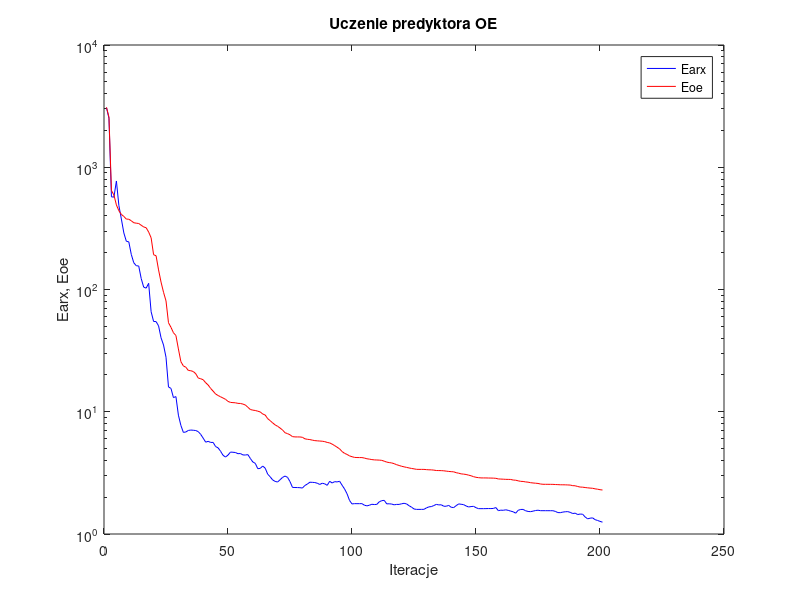
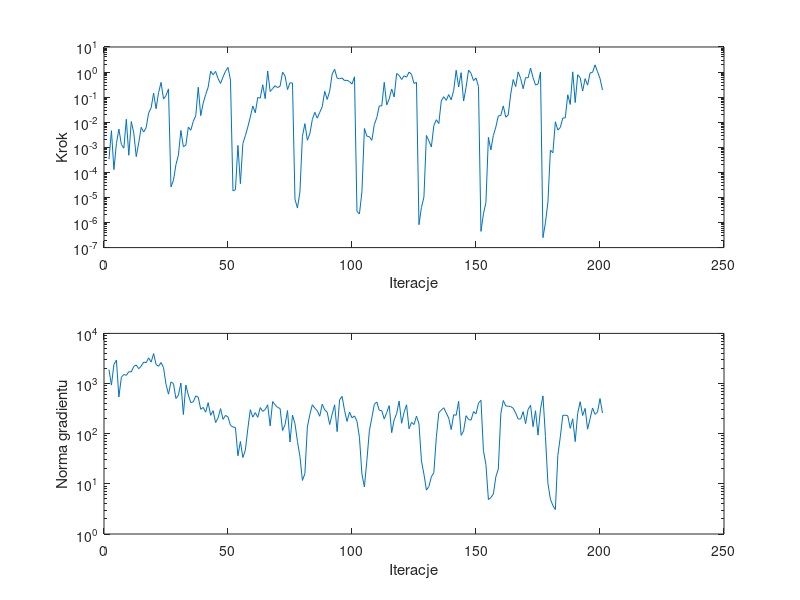

Write the MATLAB code that produced these figures, in order.
%uczenie predyktora oe
clear all;
n=0; farx(n+1)=3.072153e+003; foe(n+1)=3.093162e+003; wspucz(n+1)=0.000000e+000; ng(n+1)=0.000000e+000;
%odnowa zmiennej metryki
n=1; farx(n+1)=2.513825e+003; foe(n+1)=2.573178e+003; krok(n+1)=3.347436e-004; ng(n+1)=1.892290e+003;
n=2; farx(n+1)=5.728472e+002; foe(n+1)=6.452961e+002; krok(n+1)=4.600741e-003; ng(n+1)=9.311419e+002;
n=3; farx(n+1)=5.696752e+002; foe(n+1)=5.926027e+002; krok(n+1)=1.285898e-004; ng(n+1)=2.402085e+003;
n=4; farx(n+1)=7.721339e+002; foe(n+1)=4.918040e+002; krok(n+1)=1.413789e-003; ng(n+1)=2.929257e+003;
n=5; farx(n+1)=4.860917e+002; foe(n+1)=4.406990e+002; krok(n+1)=5.294040e-003; ng(n+1)=5.398039e+002;
n=6; farx(n+1)=3.771995e+002; foe(n+1)=4.112818e+002; krok(n+1)=1.296700e-003; ng(n+1)=1.336027e+003;
n=7; farx(n+1)=2.903269e+002; foe(n+1)=3.958701e+002; krok(n+1)=9.232346e-004; ng(n+1)=1.517069e+003;
n=8; farx(n+1)=2.481927e+002; foe(n+1)=3.766077e+002; krok(n+1)=1.309062e-002; ng(n+1)=1.458785e+003;
n=9; farx(n+1)=2.452486e+002; foe(n+1)=3.758495e+002; krok(n+1)=4.814228e-004; ng(n+1)=1.722922e+003;
n=10; farx(n+1)=1.937282e+002; foe(n+1)=3.648850e+002; krok(n+1)=1.064021e-002; ng(n+1)=1.702699e+003;
n=11; farx(n+1)=1.655140e+002; foe(n+1)=3.517470e+002; krok(n+1)=3.762825e-003; ng(n+1)=2.198431e+003;
n=12; farx(n+1)=1.566256e+002; foe(n+1)=3.487489e+002; krok(n+1)=4.251583e-004; ng(n+1)=2.345724e+003;
n=13; farx(n+1)=1.556225e+002; foe(n+1)=3.467139e+002; krok(n+1)=1.494263e-003; ng(n+1)=1.978012e+003;
n=14; farx(n+1)=1.230000e+002; foe(n+1)=3.354506e+002; krok(n+1)=6.256921e-003; ng(n+1)=2.233718e+003;
n=15; farx(n+1)=1.045526e+002; foe(n+1)=3.249623e+002; krok(n+1)=4.055547e-003; ng(n+1)=2.684395e+003;
n=16; farx(n+1)=1.025885e+002; foe(n+1)=3.199735e+002; krok(n+1)=6.099924e-003; ng(n+1)=2.593867e+003;
n=17; farx(n+1)=1.123604e+002; foe(n+1)=2.951443e+002; krok(n+1)=2.340953e-002; ng(n+1)=3.257208e+003;
n=18; farx(n+1)=6.579115e+001; foe(n+1)=2.649312e+002; krok(n+1)=3.715822e-002; ng(n+1)=2.671663e+003;
n=19; farx(n+1)=5.477540e+001; foe(n+1)=1.925205e+002; krok(n+1)=1.447238e-001; ng(n+1)=3.966291e+003;
n=20; farx(n+1)=5.463906e+001; foe(n+1)=1.887718e+002; krok(n+1)=3.450322e-002; ng(n+1)=2.403456e+003;
n=21; farx(n+1)=5.042222e+001; foe(n+1)=1.446441e+002; krok(n+1)=1.506669e-001; ng(n+1)=2.206965e+003;
n=22; farx(n+1)=4.028991e+001; foe(n+1)=1.149031e+002; krok(n+1)=3.862514e-001; ng(n+1)=2.622827e+003;
n=23; farx(n+1)=3.515261e+001; foe(n+1)=9.494195e+001; krok(n+1)=8.386628e-002; ng(n+1)=2.082177e+003;
n=24; farx(n+1)=2.793079e+001; foe(n+1)=8.074323e+001; krok(n+1)=1.160291e-001; ng(n+1)=9.650145e+002;
n=25; farx(n+1)=1.595242e+001; foe(n+1)=5.349684e+001; krok(n+1)=2.134155e-001; ng(n+1)=6.142847e+002;
%odnowa zmiennej metryki
n=26; farx(n+1)=1.553244e+001; foe(n+1)=4.905176e+001; krok(n+1)=2.656342e-005; ng(n+1)=1.075435e+003;
n=27; farx(n+1)=1.305573e+001; foe(n+1)=4.431162e+001; krok(n+1)=4.765565e-005; ng(n+1)=1.001741e+003;
n=28; farx(n+1)=1.330452e+001; foe(n+1)=4.202551e+001; krok(n+1)=2.023685e-004; ng(n+1)=5.032193e+002;
n=29; farx(n+1)=9.377070e+000; foe(n+1)=3.263929e+001; krok(n+1)=4.887011e-004; ng(n+1)=5.850097e+002;
n=30; farx(n+1)=7.727615e+000; foe(n+1)=2.569778e+001; krok(n+1)=4.679447e-003; ng(n+1)=1.021165e+003;
n=31; farx(n+1)=6.780660e+000; foe(n+1)=2.369843e+001; krok(n+1)=1.055436e-003; ng(n+1)=2.414990e+002;
n=32; farx(n+1)=6.831464e+000; foe(n+1)=2.313445e+001; krok(n+1)=1.207428e-003; ng(n+1)=9.349577e+002;
n=33; farx(n+1)=7.032240e+000; foe(n+1)=2.177533e+001; krok(n+1)=6.380132e-003; ng(n+1)=5.896719e+002;
n=34; farx(n+1)=7.085269e+000; foe(n+1)=2.165455e+001; krok(n+1)=4.782427e-003; ng(n+1)=4.175036e+002;
n=35; farx(n+1)=7.057837e+000; foe(n+1)=2.133152e+001; krok(n+1)=1.086709e-002; ng(n+1)=4.312447e+002;
n=36; farx(n+1)=7.020967e+000; foe(n+1)=2.046610e+001; krok(n+1)=1.809047e-002; ng(n+1)=5.672528e+002;
n=37; farx(n+1)=6.877379e+000; foe(n+1)=1.886827e+001; krok(n+1)=2.475890e-001; ng(n+1)=5.351342e+002;
n=38; farx(n+1)=6.524458e+000; foe(n+1)=1.861943e+001; krok(n+1)=1.825682e-002; ng(n+1)=3.067679e+002;
n=39; farx(n+1)=6.077085e+000; foe(n+1)=1.826445e+001; krok(n+1)=5.801457e-002; ng(n+1)=3.345143e+002;
n=40; farx(n+1)=5.640346e+000; foe(n+1)=1.727313e+001; krok(n+1)=1.269085e-001; ng(n+1)=2.682765e+002;
n=41; farx(n+1)=5.729181e+000; foe(n+1)=1.654792e+001; krok(n+1)=2.485530e-001; ng(n+1)=4.153016e+002;
n=42; farx(n+1)=5.610485e+000; foe(n+1)=1.551848e+001; krok(n+1)=1.080691e+000; ng(n+1)=2.327293e+002;
n=43; farx(n+1)=5.614388e+000; foe(n+1)=1.474253e+001; krok(n+1)=7.783923e-001; ng(n+1)=2.874074e+002;
n=44; farx(n+1)=5.191875e+000; foe(n+1)=1.396970e+001; krok(n+1)=1.065517e+000; ng(n+1)=1.666518e+002;
n=45; farx(n+1)=5.067265e+000; foe(n+1)=1.358152e+001; krok(n+1)=5.467184e-001; ng(n+1)=2.071443e+002;
n=46; farx(n+1)=4.753725e+000; foe(n+1)=1.325443e+001; krok(n+1)=3.505976e-001; ng(n+1)=3.162485e+002;
n=47; farx(n+1)=4.405120e+000; foe(n+1)=1.295362e+001; krok(n+1)=6.400584e-001; ng(n+1)=1.931588e+002;
n=48; farx(n+1)=4.260161e+000; foe(n+1)=1.263986e+001; krok(n+1)=1.080691e+000; ng(n+1)=2.316924e+002;
n=49; farx(n+1)=4.422123e+000; foe(n+1)=1.215328e+001; krok(n+1)=1.535939e+000; ng(n+1)=2.158259e+002;
n=50; farx(n+1)=4.679316e+000; foe(n+1)=1.192701e+001; krok(n+1)=4.764226e-001; ng(n+1)=1.461976e+002;
%odnowa zmiennej metryki
n=51; farx(n+1)=4.662435e+000; foe(n+1)=1.187632e+001; krok(n+1)=1.827909e-005; ng(n+1)=1.360608e+002;
n=52; farx(n+1)=4.641313e+000; foe(n+1)=1.183912e+001; krok(n+1)=2.036880e-005; ng(n+1)=1.331578e+002;
n=53; farx(n+1)=4.539521e+000; foe(n+1)=1.171019e+001; krok(n+1)=1.185775e-003; ng(n+1)=3.631167e+001;
n=54; farx(n+1)=4.553000e+000; foe(n+1)=1.168903e+001; krok(n+1)=3.546497e-005; ng(n+1)=6.993047e+001;
n=55; farx(n+1)=4.434979e+000; foe(n+1)=1.155657e+001; krok(n+1)=1.427772e-003; ng(n+1)=3.344742e+001;
n=56; farx(n+1)=4.425637e+000; foe(n+1)=1.135888e+001; krok(n+1)=2.885366e-003; ng(n+1)=4.696498e+001;
n=57; farx(n+1)=4.462399e+000; foe(n+1)=1.088647e+001; krok(n+1)=6.543079e-003; ng(n+1)=1.265804e+002;
n=58; farx(n+1)=4.150993e+000; foe(n+1)=1.043640e+001; krok(n+1)=1.615204e-002; ng(n+1)=3.012704e+002;
n=59; farx(n+1)=3.884154e+000; foe(n+1)=1.030720e+001; krok(n+1)=4.438543e-002; ng(n+1)=2.134099e+002;
n=60; farx(n+1)=3.784382e+000; foe(n+1)=1.024363e+001; krok(n+1)=2.378377e-002; ng(n+1)=2.640788e+002;
n=61; farx(n+1)=3.421677e+000; foe(n+1)=1.010542e+001; krok(n+1)=9.716385e-002; ng(n+1)=2.117930e+002;
n=62; farx(n+1)=3.443446e+000; foe(n+1)=9.967696e+000; krok(n+1)=9.137743e-002; ng(n+1)=3.317911e+002;
n=63; farx(n+1)=3.595851e+000; foe(n+1)=9.583219e+000; krok(n+1)=3.116529e-001; ng(n+1)=2.788442e+002;
n=64; farx(n+1)=3.454371e+000; foe(n+1)=9.404325e+000; krok(n+1)=8.641149e-002; ng(n+1)=3.033585e+002;
n=65; farx(n+1)=3.088098e+000; foe(n+1)=8.779517e+000; krok(n+1)=1.104103e+000; ng(n+1)=3.758619e+002;
n=66; farx(n+1)=2.937801e+000; foe(n+1)=8.459030e+000; krok(n+1)=1.677326e-001; ng(n+1)=1.432199e+002;
n=67; farx(n+1)=2.769624e+000; foe(n+1)=8.107495e+000; krok(n+1)=2.193298e-001; ng(n+1)=4.372007e+002;
n=68; farx(n+1)=2.693578e+000; foe(n+1)=7.813281e+000; krok(n+1)=2.847814e-001; ng(n+1)=3.771266e+002;
n=69; farx(n+1)=2.661679e+000; foe(n+1)=7.602797e+000; krok(n+1)=2.393567e-001; ng(n+1)=3.333112e+002;
n=70; farx(n+1)=2.779691e+000; foe(n+1)=7.358171e+000; krok(n+1)=2.725909e-001; ng(n+1)=3.190573e+002;
n=71; farx(n+1)=2.904627e+000; foe(n+1)=7.085603e+000; krok(n+1)=9.903562e-001; ng(n+1)=1.156138e+002;
n=72; farx(n+1)=2.978520e+000; foe(n+1)=6.734448e+000; krok(n+1)=7.011953e-001; ng(n+1)=1.514830e+002;
n=73; farx(n+1)=2.908026e+000; foe(n+1)=6.624263e+000; krok(n+1)=2.010691e-001; ng(n+1)=2.893552e+002;
n=74; farx(n+1)=2.683496e+000; foe(n+1)=6.479345e+000; krok(n+1)=3.730916e-001; ng(n+1)=6.830609e+001;
n=75; farx(n+1)=2.405416e+000; foe(n+1)=6.258263e+000; krok(n+1)=3.655097e-001; ng(n+1)=2.343447e+002;
%odnowa zmiennej metryki
n=76; farx(n+1)=2.400553e+000; foe(n+1)=6.225839e+000; krok(n+1)=8.539569e-006; ng(n+1)=1.590016e+002;
n=77; farx(n+1)=2.398203e+000; foe(n+1)=6.223376e+000; krok(n+1)=3.766182e-006; ng(n+1)=7.014046e+001;
n=78; farx(n+1)=2.392922e+000; foe(n+1)=6.220676e+000; krok(n+1)=1.649119e-005; ng(n+1)=3.546802e+001;
n=79; farx(n+1)=2.376784e+000; foe(n+1)=6.180415e+000; krok(n+1)=2.707062e-003; ng(n+1)=1.170522e+001;
n=80; farx(n+1)=2.495426e+000; foe(n+1)=6.007453e+000; krok(n+1)=8.806488e-003; ng(n+1)=1.586079e+001;
n=81; farx(n+1)=2.560268e+000; foe(n+1)=5.952514e+000; krok(n+1)=1.908037e-003; ng(n+1)=1.366319e+002;
n=82; farx(n+1)=2.652334e+000; foe(n+1)=5.921977e+000; krok(n+1)=3.460293e-003; ng(n+1)=2.411950e+002;
n=83; farx(n+1)=2.645683e+000; foe(n+1)=5.860048e+000; krok(n+1)=1.284535e-002; ng(n+1)=3.771254e+002;
n=84; farx(n+1)=2.636686e+000; foe(n+1)=5.806200e+000; krok(n+1)=2.477353e-002; ng(n+1)=3.243703e+002;
n=85; farx(n+1)=2.601800e+000; foe(n+1)=5.782531e+000; krok(n+1)=1.450364e-002; ng(n+1)=2.855634e+002;
n=86; farx(n+1)=2.543130e+000; foe(n+1)=5.760735e+000; krok(n+1)=2.490870e-002; ng(n+1)=2.227896e+002;
n=87; farx(n+1)=2.603181e+000; foe(n+1)=5.740481e+000; krok(n+1)=4.149438e-002; ng(n+1)=3.882023e+002;
n=88; farx(n+1)=2.572681e+000; foe(n+1)=5.696912e+000; krok(n+1)=1.701816e-001; ng(n+1)=2.977027e+002;
n=89; farx(n+1)=2.501699e+000; foe(n+1)=5.611686e+000; krok(n+1)=8.100548e-002; ng(n+1)=2.684384e+002;
n=90; farx(n+1)=2.698999e+000; foe(n+1)=5.559294e+000; krok(n+1)=1.738735e-001; ng(n+1)=1.522069e+002;
n=91; farx(n+1)=2.612599e+000; foe(n+1)=5.433538e+000; krok(n+1)=8.316025e-001; ng(n+1)=2.446548e+002;
n=92; farx(n+1)=2.681361e+000; foe(n+1)=5.285584e+000; krok(n+1)=1.295594e+000; ng(n+1)=3.763956e+002;
n=93; farx(n+1)=2.666129e+000; foe(n+1)=5.126890e+000; krok(n+1)=5.695627e-001; ng(n+1)=1.099914e+002;
n=94; farx(n+1)=2.701444e+000; foe(n+1)=4.971569e+000; krok(n+1)=5.461275e-001; ng(n+1)=4.730903e+002;
n=95; farx(n+1)=2.506252e+000; foe(n+1)=4.726885e+000; krok(n+1)=5.786742e-001; ng(n+1)=5.538511e+002;
n=96; farx(n+1)=2.336456e+000; foe(n+1)=4.568155e+000; krok(n+1)=4.584092e-001; ng(n+1)=2.900317e+002;
n=97; farx(n+1)=2.133858e+000; foe(n+1)=4.477189e+000; krok(n+1)=4.714530e-001; ng(n+1)=1.757490e+002;
n=98; farx(n+1)=1.882259e+000; foe(n+1)=4.354178e+000; krok(n+1)=4.164005e-001; ng(n+1)=2.703780e+002;
n=99; farx(n+1)=1.761483e+000; foe(n+1)=4.289347e+000; krok(n+1)=3.307424e-001; ng(n+1)=2.075597e+002;
n=100; farx(n+1)=1.771875e+000; foe(n+1)=4.232349e+000; krok(n+1)=6.477968e-001; ng(n+1)=2.260976e+002;
%odnowa zmiennej metryki
n=101; farx(n+1)=1.770507e+000; foe(n+1)=4.221797e+000; krok(n+1)=2.800128e-006; ng(n+1)=1.768574e+002;
n=102; farx(n+1)=1.770894e+000; foe(n+1)=4.218855e+000; krok(n+1)=2.201247e-006; ng(n+1)=8.479212e+001;
n=103; farx(n+1)=1.771780e+000; foe(n+1)=4.218486e+000; krok(n+1)=1.686358e-005; ng(n+1)=1.564820e+001;
n=104; farx(n+1)=1.720537e+000; foe(n+1)=4.180561e+000; krok(n+1)=5.636318e-003; ng(n+1)=8.650854e+000;
n=105; farx(n+1)=1.698442e+000; foe(n+1)=4.125465e+000; krok(n+1)=2.778799e-003; ng(n+1)=2.930879e+001;
n=106; farx(n+1)=1.719338e+000; foe(n+1)=4.097106e+000; krok(n+1)=2.634602e-003; ng(n+1)=1.137419e+002;
n=107; farx(n+1)=1.750076e+000; foe(n+1)=4.062555e+000; krok(n+1)=1.889589e-003; ng(n+1)=2.073463e+002;
n=108; farx(n+1)=1.742122e+000; foe(n+1)=4.039415e+000; krok(n+1)=8.130648e-003; ng(n+1)=3.854777e+002;
n=109; farx(n+1)=1.745956e+000; foe(n+1)=4.031041e+000; krok(n+1)=1.526430e-002; ng(n+1)=4.285490e+002;
n=110; farx(n+1)=1.834853e+000; foe(n+1)=4.021754e+000; krok(n+1)=4.524124e-002; ng(n+1)=2.920699e+002;
n=111; farx(n+1)=1.874261e+000; foe(n+1)=4.005020e+000; krok(n+1)=4.446078e-002; ng(n+1)=2.886527e+002;
n=112; farx(n+1)=1.884477e+000; foe(n+1)=3.940051e+000; krok(n+1)=3.903951e-001; ng(n+1)=1.959337e+002;
n=113; farx(n+1)=1.764308e+000; foe(n+1)=3.874813e+000; krok(n+1)=4.905012e-002; ng(n+1)=2.642974e+002;
n=114; farx(n+1)=1.766757e+000; foe(n+1)=3.839727e+000; krok(n+1)=8.472165e-002; ng(n+1)=3.620503e+002;
n=115; farx(n+1)=1.758107e+000; foe(n+1)=3.813409e+000; krok(n+1)=2.114442e-001; ng(n+1)=1.049070e+002;
n=116; farx(n+1)=1.732562e+000; foe(n+1)=3.760778e+000; krok(n+1)=1.015974e-001; ng(n+1)=1.892564e+002;
n=117; farx(n+1)=1.746160e+000; foe(n+1)=3.688257e+000; krok(n+1)=8.752990e-001; ng(n+1)=2.514568e+002;
n=118; farx(n+1)=1.745776e+000; foe(n+1)=3.636297e+000; krok(n+1)=7.426091e-001; ng(n+1)=4.465031e+002;
n=119; farx(n+1)=1.766722e+000; foe(n+1)=3.580758e+000; krok(n+1)=5.045340e-001; ng(n+1)=1.612574e+002;
n=120; farx(n+1)=1.783080e+000; foe(n+1)=3.543327e+000; krok(n+1)=7.113726e-001; ng(n+1)=2.666524e+002;
n=121; farx(n+1)=1.762626e+000; foe(n+1)=3.506331e+000; krok(n+1)=6.252753e-001; ng(n+1)=3.766390e+002;
n=122; farx(n+1)=1.704094e+000; foe(n+1)=3.470119e+000; krok(n+1)=9.955750e-001; ng(n+1)=1.255409e+002;
n=123; farx(n+1)=1.658492e+000; foe(n+1)=3.437762e+000; krok(n+1)=8.131859e-001; ng(n+1)=1.681453e+002;
n=124; farx(n+1)=1.602293e+000; foe(n+1)=3.411567e+000; krok(n+1)=3.505976e-001; ng(n+1)=1.523387e+002;
n=125; farx(n+1)=1.589735e+000; foe(n+1)=3.380773e+000; krok(n+1)=3.881773e-001; ng(n+1)=2.246058e+002;
%odnowa zmiennej metryki
n=126; farx(n+1)=1.589989e+000; foe(n+1)=3.377742e+000; krok(n+1)=8.201002e-007; ng(n+1)=1.574822e+002;
n=127; farx(n+1)=1.590286e+000; foe(n+1)=3.377397e+000; krok(n+1)=4.010430e-006; ng(n+1)=2.865322e+001;
n=128; farx(n+1)=1.591321e+000; foe(n+1)=3.377115e+000; krok(n+1)=1.033992e-005; ng(n+1)=1.561499e+001;
n=129; farx(n+1)=1.634075e+000; foe(n+1)=3.361765e+000; krok(n+1)=2.972972e-003; ng(n+1)=7.528638e+000;
n=130; farx(n+1)=1.667183e+000; foe(n+1)=3.350560e+000; krok(n+1)=1.812955e-003; ng(n+1)=8.832636e+000;
n=131; farx(n+1)=1.676038e+000; foe(n+1)=3.347477e+000; krok(n+1)=1.037622e-003; ng(n+1)=1.386132e+001;
n=132; farx(n+1)=1.709514e+000; foe(n+1)=3.330824e+000; krok(n+1)=7.366454e-003; ng(n+1)=1.665396e+001;
n=133; farx(n+1)=1.747018e+000; foe(n+1)=3.306112e+000; krok(n+1)=1.256724e-002; ng(n+1)=8.454067e+001;
n=134; farx(n+1)=1.729814e+000; foe(n+1)=3.303303e+000; krok(n+1)=8.799720e-003; ng(n+1)=2.637174e+002;
n=135; farx(n+1)=1.733893e+000; foe(n+1)=3.299532e+000; krok(n+1)=7.084462e-002; ng(n+1)=2.951576e+002;
n=136; farx(n+1)=1.686992e+000; foe(n+1)=3.288967e+000; krok(n+1)=1.041001e-001; ng(n+1)=3.288211e+002;
n=137; farx(n+1)=1.686830e+000; foe(n+1)=3.268368e+000; krok(n+1)=7.462902e-002; ng(n+1)=2.597930e+002;
n=138; farx(n+1)=1.713658e+000; foe(n+1)=3.249405e+000; krok(n+1)=1.260304e-001; ng(n+1)=2.048696e+002;
n=139; farx(n+1)=1.654072e+000; foe(n+1)=3.236060e+000; krok(n+1)=7.795080e-002; ng(n+1)=1.209277e+002;
n=140; farx(n+1)=1.645155e+000; foe(n+1)=3.225842e+000; krok(n+1)=1.853482e-001; ng(n+1)=2.386823e+002;
n=141; farx(n+1)=1.705624e+000; foe(n+1)=3.174094e+000; krok(n+1)=1.177790e+000; ng(n+1)=2.329793e+002;
n=142; farx(n+1)=1.762633e+000; foe(n+1)=3.143589e+000; krok(n+1)=2.543102e-001; ng(n+1)=4.411966e+002;
n=143; farx(n+1)=1.750928e+000; foe(n+1)=3.104121e+000; krok(n+1)=9.453922e-001; ng(n+1)=9.286319e+001;
n=144; farx(n+1)=1.738618e+000; foe(n+1)=3.088773e+000; krok(n+1)=7.000904e-002; ng(n+1)=1.139498e+002;
n=145; farx(n+1)=1.696673e+000; foe(n+1)=3.068105e+000; krok(n+1)=2.465387e-001; ng(n+1)=2.285228e+002;
n=146; farx(n+1)=1.664141e+000; foe(n+1)=3.030773e+000; krok(n+1)=1.197939e+000; ng(n+1)=1.924625e+002;
n=147; farx(n+1)=1.676492e+000; foe(n+1)=2.995521e+000; krok(n+1)=8.897574e-001; ng(n+1)=1.863398e+002;
n=148; farx(n+1)=1.684204e+000; foe(n+1)=2.944241e+000; krok(n+1)=4.536903e-001; ng(n+1)=2.750980e+002;
n=149; farx(n+1)=1.641982e+000; foe(n+1)=2.909843e+000; krok(n+1)=5.824576e-001; ng(n+1)=2.497560e+002;
n=150; farx(n+1)=1.612290e+000; foe(n+1)=2.889784e+000; krok(n+1)=2.640676e-001; ng(n+1)=4.049528e+002;
%odnowa zmiennej metryki
n=151; farx(n+1)=1.611812e+000; foe(n+1)=2.876043e+000; krok(n+1)=4.428782e-007; ng(n+1)=4.641949e+002;
n=152; farx(n+1)=1.612107e+000; foe(n+1)=2.875379e+000; krok(n+1)=2.220828e-006; ng(n+1)=4.574726e+001;
n=153; farx(n+1)=1.613335e+000; foe(n+1)=2.874888e+000; krok(n+1)=6.289522e-006; ng(n+1)=2.434078e+001;
n=154; farx(n+1)=1.615494e+000; foe(n+1)=2.870337e+000; krok(n+1)=2.501815e-003; ng(n+1)=4.858842e+000;
n=155; farx(n+1)=1.614286e+000; foe(n+1)=2.868163e+000; krok(n+1)=7.899388e-004; ng(n+1)=5.323249e+000;
n=156; farx(n+1)=1.618365e+000; foe(n+1)=2.864011e+000; krok(n+1)=2.990851e-003; ng(n+1)=6.292979e+000;
n=157; farx(n+1)=1.646028e+000; foe(n+1)=2.855079e+000; krok(n+1)=6.450159e-003; ng(n+1)=1.382089e+001;
n=158; farx(n+1)=1.552744e+000; foe(n+1)=2.820745e+000; krok(n+1)=1.785858e-002; ng(n+1)=1.970971e+001;
n=159; farx(n+1)=1.566823e+000; foe(n+1)=2.814392e+000; krok(n+1)=1.856226e-002; ng(n+1)=2.496564e+002;
n=160; farx(n+1)=1.562458e+000; foe(n+1)=2.807792e+000; krok(n+1)=4.486659e-002; ng(n+1)=4.593326e+002;
n=161; farx(n+1)=1.577943e+000; foe(n+1)=2.799586e+000; krok(n+1)=1.586441e-002; ng(n+1)=3.573400e+002;
n=162; farx(n+1)=1.560611e+000; foe(n+1)=2.797162e+000; krok(n+1)=1.948770e-002; ng(n+1)=3.535278e+002;
n=163; farx(n+1)=1.538314e+000; foe(n+1)=2.794440e+000; krok(n+1)=1.328156e-001; ng(n+1)=3.470454e+002;
n=164; farx(n+1)=1.519582e+000; foe(n+1)=2.763385e+000; krok(n+1)=5.030621e-001; ng(n+1)=3.228625e+002;
n=165; farx(n+1)=1.480255e+000; foe(n+1)=2.753945e+000; krok(n+1)=2.615920e-001; ng(n+1)=2.583299e+002;
n=166; farx(n+1)=1.562205e+000; foe(n+1)=2.723154e+000; krok(n+1)=1.017241e+000; ng(n+1)=1.968777e+002;
n=167; farx(n+1)=1.587553e+000; foe(n+1)=2.696096e+000; krok(n+1)=5.596492e-001; ng(n+1)=1.961366e+002;
n=168; farx(n+1)=1.589136e+000; foe(n+1)=2.690171e+000; krok(n+1)=2.169866e-001; ng(n+1)=2.753640e+002;
n=169; farx(n+1)=1.549604e+000; foe(n+1)=2.667390e+000; krok(n+1)=6.026971e-001; ng(n+1)=1.587406e+002;
n=170; farx(n+1)=1.529202e+000; foe(n+1)=2.654505e+000; krok(n+1)=5.853717e-001; ng(n+1)=3.050017e+002;
n=171; farx(n+1)=1.523460e+000; foe(n+1)=2.628978e+000; krok(n+1)=1.443163e+000; ng(n+1)=3.691961e+002;
n=172; farx(n+1)=1.538402e+000; foe(n+1)=2.614880e+000; krok(n+1)=6.002260e-001; ng(n+1)=1.381278e+002;
n=173; farx(n+1)=1.556059e+000; foe(n+1)=2.603410e+000; krok(n+1)=3.047856e-001; ng(n+1)=2.867071e+002;
n=174; farx(n+1)=1.565427e+000; foe(n+1)=2.591375e+000; krok(n+1)=3.310405e-001; ng(n+1)=9.371752e+001;
n=175; farx(n+1)=1.551808e+000; foe(n+1)=2.564452e+000; krok(n+1)=1.001603e+000; ng(n+1)=3.088546e+002;
%odnowa zmiennej metryki
n=176; farx(n+1)=1.551471e+000; foe(n+1)=2.551157e+000; krok(n+1)=2.503193e-007; ng(n+1)=5.680242e+002;
n=177; farx(n+1)=1.551401e+000; foe(n+1)=2.549769e+000; krok(n+1)=9.787426e-007; ng(n+1)=8.789435e+001;
n=178; farx(n+1)=1.551037e+000; foe(n+1)=2.549699e+000; krok(n+1)=6.609021e-006; ng(n+1)=1.022706e+001;
n=179; farx(n+1)=1.550784e+000; foe(n+1)=2.548175e+000; krok(n+1)=7.663457e-004; ng(n+1)=4.947992e+000;
n=180; farx(n+1)=1.550674e+000; foe(n+1)=2.547009e+000; krok(n+1)=6.057322e-004; ng(n+1)=3.700622e+000;
n=181; farx(n+1)=1.530610e+000; foe(n+1)=2.539402e+000; krok(n+1)=1.046652e-002; ng(n+1)=3.072783e+000;
n=182; farx(n+1)=1.496973e+000; foe(n+1)=2.534853e+000; krok(n+1)=4.849441e-003; ng(n+1)=3.704513e+001;
n=183; farx(n+1)=1.494542e+000; foe(n+1)=2.527495e+000; krok(n+1)=6.192369e-003; ng(n+1)=8.683458e+001;
n=184; farx(n+1)=1.510926e+000; foe(n+1)=2.526546e+000; krok(n+1)=1.473291e-002; ng(n+1)=2.323545e+002;
n=185; farx(n+1)=1.520660e+000; foe(n+1)=2.524675e+000; krok(n+1)=1.495979e-002; ng(n+1)=2.331641e+002;
n=186; farx(n+1)=1.524443e+000; foe(n+1)=2.519257e+000; krok(n+1)=1.242962e-001; ng(n+1)=2.274384e+002;
n=187; farx(n+1)=1.502745e+000; foe(n+1)=2.513583e+000; krok(n+1)=5.112424e-002; ng(n+1)=1.280378e+002;
n=188; farx(n+1)=1.470787e+000; foe(n+1)=2.485845e+000; krok(n+1)=1.021441e+000; ng(n+1)=1.982813e+002;
n=189; farx(n+1)=1.480509e+000; foe(n+1)=2.480524e+000; krok(n+1)=6.078596e-002; ng(n+1)=6.957397e+001;
n=190; farx(n+1)=1.442536e+000; foe(n+1)=2.446439e+000; krok(n+1)=7.763546e-001; ng(n+1)=2.542680e+002;
n=191; farx(n+1)=1.456251e+000; foe(n+1)=2.421347e+000; krok(n+1)=5.976464e-001; ng(n+1)=4.336087e+002;
n=192; farx(n+1)=1.451359e+000; foe(n+1)=2.415852e+000; krok(n+1)=1.752988e-001; ng(n+1)=2.306622e+002;
n=193; farx(n+1)=1.378855e+000; foe(n+1)=2.399700e+000; krok(n+1)=5.461275e-001; ng(n+1)=3.195532e+002;
n=194; farx(n+1)=1.331187e+000; foe(n+1)=2.386220e+000; krok(n+1)=3.011048e-001; ng(n+1)=1.230979e+002;
n=195; farx(n+1)=1.346790e+000; foe(n+1)=2.375040e+000; krok(n+1)=9.282331e-001; ng(n+1)=1.990430e+002;
n=196; farx(n+1)=1.355575e+000; foe(n+1)=2.366183e+000; krok(n+1)=9.709405e-001; ng(n+1)=3.257433e+002;
n=197; farx(n+1)=1.310856e+000; foe(n+1)=2.341643e+000; krok(n+1)=1.941881e+000; ng(n+1)=2.427371e+002;
n=198; farx(n+1)=1.290644e+000; foe(n+1)=2.325814e+000; krok(n+1)=1.031099e+000; ng(n+1)=2.713092e+002;
n=199; farx(n+1)=1.268770e+000; foe(n+1)=2.303859e+000; krok(n+1)=5.558705e-001; ng(n+1)=5.018195e+002;
n=200; farx(n+1)=1.249773e+000; foe(n+1)=2.290176e+000; krok(n+1)=1.903039e-001; ng(n+1)=2.586230e+002;

figure; semilogy(farx,'b'); hold on; semilogy(foe,'r'); xlabel('Iteracje'); ylabel('Earx, Eoe'); legend('Earx','Eoe'); title('Uczenie predyktora OE');
figure; subplot(2,1,1); semilogy(krok); xlabel('Iteracje'); ylabel('Krok');
subplot(2,1,2); semilogy(ng); xlabel('Iteracje'); ylabel('Norma gradientu');
Earx=farx(n+1)
Eoe=foe(n+1)
